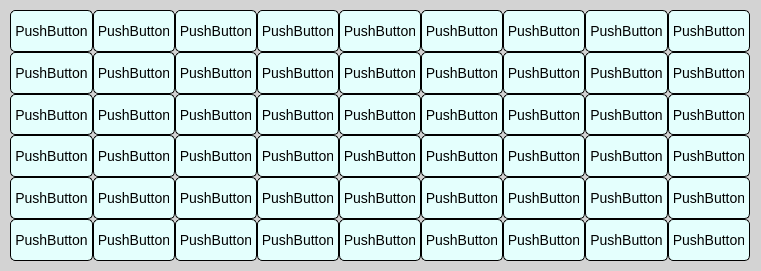
     <widget class="QWidget" name="nonChineseInputWidget" native="true">
      <property name="geometry">
       <rect>
        <x>20</x>
        <y>160</y>
        <width>761</width>
        <height>271</height>
       </rect>
      </property>
      <property name="styleSheet">
       <string notr="true">QWidget {
    background-color: lightgray; /* 设置 QWidget 的背景颜色 */
}
QPushButton {
    font-size: 14px;
    color: black; /* 将文字颜色设置为黑色 */
    background-color: rgb(228, 255, 253);
    border: 1px solid black;
    border-radius: 5px;
    padding: 5px;
}
QPushButton:hover {
    background-color: lightblue;
}
QPushButton:pressed {
    background-color: darkblue;
}</string>
      </property>
      <widget class="QWidget" name="layoutWidget_2">
       <property name="geometry">
        <rect>
         <x>10</x>
         <y>10</y>
         <width>740</width>
         <height>251</height>
        </rect>
       </property>
       <layout class="QGridLayout" name="gridLayout">
        <property name="rightMargin">
         <number>0</number>
        </property>
        <property name="bottomMargin">
         <number>0</number>
        </property>
        <property name="spacing">
         <number>0</number>
        </property>
        <item row="5" column="6">
         <widget class="SendTextButton" name="nonChineseSendButton6_5">
          <property name="sizePolicy">
           <sizepolicy hsizetype="Expanding" vsizetype="Expanding">
            <horstretch>0</horstretch>
            <verstretch>0</verstretch>
           </sizepolicy>
          </property>
          <property name="text">
           <string>PushButton</string>
          </property>
         </widget>
        </item>
        <item row="3" column="0">
         <widget class="SendTextButton" name="nonChineseSendButton4_1">
          <property name="sizePolicy">
           <sizepolicy hsizetype="Expanding" vsizetype="Expanding">
            <horstretch>0</horstretch>
            <verstretch>0</verstretch>
           </sizepolicy>
          </property>
          <property name="text">
           <string>PushButton</string>
          </property>
         </widget>
        </item>
        <item row="3" column="1">
         <widget class="SendTextButton" name="nonChineseSendButton4_2">
          <property name="sizePolicy">
           <sizepolicy hsizetype="Expanding" vsizetype="Expanding">
            <horstretch>0</horstretch>
            <verstretch>0</verstretch>
           </sizepolicy>
          </property>
          <property name="text">
           <string>PushButton</string>
          </property>
         </widget>
        </item>
        <item row="0" column="5">
         <widget class="SendTextButton" name="nonChineseSendButton1_4">
          <property name="sizePolicy">
           <sizepolicy hsizetype="Expanding" vsizetype="Expanding">
            <horstretch>0</horstretch>
            <verstretch>0</verstretch>
           </sizepolicy>
          </property>
          <property name="text">
           <string>PushButton</string>
          </property>
         </widget>
        </item>
        <item row="0" column="1">
         <widget class="SendTextButton" name="nonChineseSendButton1_2">
          <property name="sizePolicy">
           <sizepolicy hsizetype="Expanding" vsizetype="Expanding">
            <horstretch>0</horstretch>
            <verstretch>0</verstretch>
           </sizepolicy>
          </property>
          <property name="text">
           <string>PushButton</string>
          </property>
         </widget>
        </item>
        <item row="1" column="8">
         <widget class="SendTextButton" name="nonChineseSendButton2_7">
          <property name="sizePolicy">
           <sizepolicy hsizetype="Expanding" vsizetype="Expanding">
            <horstretch>0</horstretch>
            <verstretch>0</verstretch>
           </sizepolicy>
          </property>
          <property name="text">
           <string>PushButton</string>
          </property>
         </widget>
        </item>
        <item row="4" column="3">
         <widget class="SendTextButton" name="nonChineseSendButton5_3">
          <property name="sizePolicy">
           <sizepolicy hsizetype="Expanding" vsizetype="Expanding">
            <horstretch>0</horstretch>
            <verstretch>0</verstretch>
           </sizepolicy>
          </property>
          <property name="text">
           <string>PushButton</string>
          </property>
         </widget>
        </item>
        <item row="3" column="7">
         <widget class="SendTextButton" name="nonChineseSendButton4_6">
          <property name="sizePolicy">
           <sizepolicy hsizetype="Expanding" vsizetype="Expanding">
            <horstretch>0</horstretch>
            <verstretch>0</verstretch>
           </sizepolicy>
          </property>
          <property name="text">
           <string>PushButton</string>
          </property>
         </widget>
        </item>
        <item row="5" column="5">
         <widget class="SendTextButton" name="nonChineseSendButton6_4">
          <property name="sizePolicy">
           <sizepolicy hsizetype="Expanding" vsizetype="Expanding">
            <horstretch>0</horstretch>
            <verstretch>0</verstretch>
           </sizepolicy>
          </property>
          <property name="text">
           <string>PushButton</string>
          </property>
         </widget>
        </item>
        <item row="5" column="1">
         <widget class="SendTextButton" name="nonChineseSendButton6_2">
          <property name="sizePolicy">
           <sizepolicy hsizetype="Expanding" vsizetype="Expanding">
            <horstretch>0</horstretch>
            <verstretch>0</verstretch>
           </sizepolicy>
          </property>
          <property name="text">
           <string>PushButton</string>
          </property>
         </widget>
        </item>
        <item row="0" column="6">
         <widget class="SendTextButton" name="nonChineseSendButton1_5">
          <property name="sizePolicy">
           <sizepolicy hsizetype="Expanding" vsizetype="Expanding">
            <horstretch>0</horstretch>
            <verstretch>0</verstretch>
           </sizepolicy>
          </property>
          <property name="text">
           <string>PushButton</string>
          </property>
         </widget>
        </item>
        <item row="3" column="8">
         <widget class="SendTextButton" name="nonChineseSendButton4_7">
          <property name="sizePolicy">
           <sizepolicy hsizetype="Expanding" vsizetype="Expanding">
            <horstretch>0</horstretch>
            <verstretch>0</verstretch>
           </sizepolicy>
          </property>
          <property name="text">
           <string>PushButton</string>
          </property>
         </widget>
        </item>
        <item row="1" column="6">
         <widget class="SendTextButton" name="nonChineseSendButton2_5">
          <property name="sizePolicy">
           <sizepolicy hsizetype="Expanding" vsizetype="Expanding">
            <horstretch>0</horstretch>
            <verstretch>0</verstretch>
           </sizepolicy>
          </property>
          <property name="text">
           <string>PushButton</string>
          </property>
         </widget>
        </item>
        <item row="4" column="1">
         <widget class="SendTextButton" name="nonChineseSendButton5_2">
          <property name="sizePolicy">
           <sizepolicy hsizetype="Expanding" vsizetype="Expanding">
            <horstretch>0</horstretch>
            <verstretch>0</verstretch>
           </sizepolicy>
          </property>
          <property name="text">
           <string>PushButton</string>
          </property>
         </widget>
        </item>
        <item row="3" column="6">
         <widget class="SendTextButton" name="nonChineseSendButton4_5">
          <property name="sizePolicy">
           <sizepolicy hsizetype="Expanding" vsizetype="Expanding">
            <horstretch>0</horstretch>
            <verstretch>0</verstretch>
           </sizepolicy>
          </property>
          <property name="text">
           <string>PushButton</string>
          </property>
         </widget>
        </item>
        <item row="2" column="1">
         <widget class="SendTextButton" name="nonChineseSendButton3_2">
          <property name="sizePolicy">
           <sizepolicy hsizetype="Expanding" vsizetype="Expanding">
            <horstretch>0</horstretch>
            <verstretch>0</verstretch>
           </sizepolicy>
          </property>
          <property name="text">
           <string>PushButton</string>
          </property>
         </widget>
        </item>
        <item row="5" column="0">
         <widget class="SendTextButton" name="nonChineseSendButton6_1">
          <property name="sizePolicy">
           <sizepolicy hsizetype="Expanding" vsizetype="Expanding">
            <horstretch>0</horstretch>
            <verstretch>0</verstretch>
           </sizepolicy>
          </property>
          <property name="text">
           <string>PushButton</string>
          </property>
         </widget>
        </item>
        <item row="2" column="0">
         <widget class="SendTextButton" name="nonChineseSendButton3_1">
          <property name="sizePolicy">
           <sizepolicy hsizetype="Expanding" vsizetype="Expanding">
            <horstretch>0</horstretch>
            <verstretch>0</verstretch>
           </sizepolicy>
          </property>
          <property name="text">
           <string>PushButton</string>
          </property>
         </widget>
        </item>
        <item row="0" column="7">
         <widget class="SendTextButton" name="nonChineseSendButton1_6">
          <property name="sizePolicy">
           <sizepolicy hsizetype="Expanding" vsizetype="Expanding">
            <horstretch>0</horstretch>
            <verstretch>0</verstretch>
           </sizepolicy>
          </property>
          <property name="text">
           <string>PushButton</string>
          </property>
         </widget>
        </item>
        <item row="2" column="7">
         <widget class="SendTextButton" name="nonChineseSendButton3_6">
          <property name="sizePolicy">
           <sizepolicy hsizetype="Expanding" vsizetype="Expanding">
            <horstretch>0</horstretch>
            <verstretch>0</verstretch>
           </sizepolicy>
          </property>
          <property name="text">
           <string>PushButton</string>
          </property>
         </widget>
        </item>
        <item row="5" column="7">
         <widget class="SendTextButton" name="nonChineseSendButton6_6">
          <property name="sizePolicy">
           <sizepolicy hsizetype="Expanding" vsizetype="Expanding">
            <horstretch>0</horstretch>
            <verstretch>0</verstretch>
           </sizepolicy>
          </property>
          <property name="text">
           <string>PushButton</string>
          </property>
         </widget>
        </item>
        <item row="5" column="8">
         <widget class="SendTextButton" name="nonChineseSendButton6_7">
          <property name="sizePolicy">
           <sizepolicy hsizetype="Expanding" vsizetype="Expanding">
            <horstretch>0</horstretch>
            <verstretch>0</verstretch>
           </sizepolicy>
          </property>
          <property name="text">
           <string>PushButton</string>
          </property>
         </widget>
        </item>
        <item row="2" column="3">
         <widget class="SendTextButton" name="nonChineseSendButton3_3">
          <property name="sizePolicy">
           <sizepolicy hsizetype="Expanding" vsizetype="Expanding">
            <horstretch>0</horstretch>
            <verstretch>0</verstretch>
           </sizepolicy>
          </property>
          <property name="text">
           <string>PushButton</string>
          </property>
         </widget>
        </item>
        <item row="4" column="7">
         <widget class="SendTextButton" name="nonChineseSendButton5_6">
          <property name="sizePolicy">
           <sizepolicy hsizetype="Expanding" vsizetype="Expanding">
            <horstretch>0</horstretch>
            <verstretch>0</verstretch>
           </sizepolicy>
          </property>
          <property name="text">
           <string>PushButton</string>
          </property>
         </widget>
        </item>
        <item row="4" column="0">
         <widget class="SendTextButton" name="nonChineseSendButton5_1">
          <property name="sizePolicy">
           <sizepolicy hsizetype="Expanding" vsizetype="Expanding">
            <horstretch>0</horstretch>
            <verstretch>0</verstretch>
           </sizepolicy>
          </property>
          <property name="text">
           <string>PushButton</string>
          </property>
         </widget>
        </item>
        <item row="0" column="0">
         <widget class="SendTextButton" name="nonChineseSendButton1_1">
          <property name="sizePolicy">
           <sizepolicy hsizetype="Expanding" vsizetype="Expanding">
            <horstretch>0</horstretch>
            <verstretch>0</verstretch>
           </sizepolicy>
          </property>
          <property name="styleSheet">
           <string notr="true"/>
          </property>
          <property name="text">
           <string>PushButton</string>
          </property>
         </widget>
        </item>
        <item row="0" column="3">
         <widget class="SendTextButton" name="nonChineseSendButton1_3">
          <property name="sizePolicy">
           <sizepolicy hsizetype="Expanding" vsizetype="Expanding">
            <horstretch>0</horstretch>
            <verstretch>0</verstretch>
           </sizepolicy>
          </property>
          <property name="text">
           <string>PushButton</string>
          </property>
         </widget>
        </item>
        <item row="1" column="5">
         <widget class="SendTextButton" name="nonChineseSendButton2_4">
          <property name="sizePolicy">
           <sizepolicy hsizetype="Expanding" vsizetype="Expanding">
            <horstretch>0</horstretch>
            <verstretch>0</verstretch>
           </sizepolicy>
          </property>
          <property name="text">
           <string>PushButton</string>
          </property>
         </widget>
        </item>
        <item row="4" column="6">
         <widget class="SendTextButton" name="nonChineseSendButton5_5">
          <property name="sizePolicy">
           <sizepolicy hsizetype="Expanding" vsizetype="Expanding">
            <horstretch>0</horstretch>
            <verstretch>0</verstretch>
           </sizepolicy>
          </property>
          <property name="text">
           <string>PushButton</string>
          </property>
         </widget>
        </item>
        <item row="2" column="5">
         <widget class="SendTextButton" name="nonChineseSendButton3_4">
          <property name="sizePolicy">
           <sizepolicy hsizetype="Expanding" vsizetype="Expanding">
            <horstretch>0</horstretch>
            <verstretch>0</verstretch>
           </sizepolicy>
          </property>
          <property name="text">
           <string>PushButton</string>
          </property>
         </widget>
        </item>
        <item row="2" column="6">
         <widget class="SendTextButton" name="nonChineseSendButton3_5">
          <property name="sizePolicy">
           <sizepolicy hsizetype="Expanding" vsizetype="Expanding">
            <horstretch>0</horstretch>
            <verstretch>0</verstretch>
           </sizepolicy>
          </property>
          <property name="text">
           <string>PushButton</string>
          </property>
         </widget>
        </item>
        <item row="4" column="8">
         <widget class="SendTextButton" name="nonChineseSendButton5_7">
          <property name="sizePolicy">
           <sizepolicy hsizetype="Expanding" vsizetype="Expanding">
            <horstretch>0</horstretch>
            <verstretch>0</verstretch>
           </sizepolicy>
          </property>
          <property name="text">
           <string>PushButton</string>
          </property>
         </widget>
        </item>
        <item row="5" column="3">
         <widget class="SendTextButton" name="nonChineseSendButton6_3">
          <property name="sizePolicy">
           <sizepolicy hsizetype="Expanding" vsizetype="Expanding">
            <horstretch>0</horstretch>
            <verstretch>0</verstretch>
           </sizepolicy>
          </property>
          <property name="text">
           <string>PushButton</string>
          </property>
         </widget>
        </item>
        <item row="1" column="7">
         <widget class="SendTextButton" name="nonChineseSendButton2_6">
          <property name="sizePolicy">
           <sizepolicy hsizetype="Expanding" vsizetype="Expanding">
            <horstretch>0</horstretch>
            <verstretch>0</verstretch>
           </sizepolicy>
          </property>
          <property name="text">
           <string>PushButton</string>
          </property>
         </widget>
        </item>
        <item row="0" column="8">
         <widget class="SendTextButton" name="nonChineseSendButton1_7">
          <property name="sizePolicy">
           <sizepolicy hsizetype="Expanding" vsizetype="Expanding">
            <horstretch>0</horstretch>
            <verstretch>0</verstretch>
           </sizepolicy>
          </property>
          <property name="text">
           <string>PushButton</string>
          </property>
         </widget>
        </item>
        <item row="2" column="8">
         <widget class="SendTextButton" name="nonChineseSendButton3_7">
          <property name="sizePolicy">
           <sizepolicy hsizetype="Expanding" vsizetype="Expanding">
            <horstretch>0</horstretch>
            <verstretch>0</verstretch>
           </sizepolicy>
          </property>
          <property name="text">
           <string>PushButton</string>
          </property>
         </widget>
        </item>
        <item row="3" column="11">
         <widget class="SendTextButton" name="nonChineseSendButton4_9">
          <property name="sizePolicy">
           <sizepolicy hsizetype="Expanding" vsizetype="Expanding">
            <horstretch>0</horstretch>
            <verstretch>0</verstretch>
           </sizepolicy>
          </property>
          <property name="text">
           <string>PushButton</string>
          </property>
         </widget>
        </item>
        <item row="4" column="11">
         <widget class="SendTextButton" name="nonChineseSendButton5_9">
          <property name="sizePolicy">
           <sizepolicy hsizetype="Expanding" vsizetype="Expanding">
            <horstretch>0</horstretch>
            <verstretch>0</verstretch>
           </sizepolicy>
          </property>
          <property name="text">
           <string>PushButton</string>
          </property>
         </widget>
        </item>
        <item row="5" column="11">
         <widget class="SendTextButton" name="nonChineseSendButton6_9">
          <property name="sizePolicy">
           <sizepolicy hsizetype="Expanding" vsizetype="Expanding">
            <horstretch>0</horstretch>
            <verstretch>0</verstretch>
           </sizepolicy>
          </property>
          <property name="text">
           <string>PushButton</string>
          </property>
         </widget>
        </item>
        <item row="0" column="11">
         <widget class="SendTextButton" name="nonChineseSendButton1_9">
          <property name="sizePolicy">
           <sizepolicy hsizetype="Expanding" vsizetype="Expanding">
            <horstretch>0</horstretch>
            <verstretch>0</verstretch>
           </sizepolicy>
          </property>
          <property name="text">
           <string>PushButton</string>
          </property>
         </widget>
        </item>
        <item row="1" column="11">
         <widget class="SendTextButton" name="nonChineseSendButton2_9">
          <property name="sizePolicy">
           <sizepolicy hsizetype="Expanding" vsizetype="Expanding">
            <horstretch>0</horstretch>
            <verstretch>0</verstretch>
           </sizepolicy>
          </property>
          <property name="text">
           <string>PushButton</string>
          </property>
         </widget>
        </item>
        <item row="2" column="11">
         <widget class="SendTextButton" name="nonChineseSendButton3_9">
          <property name="sizePolicy">
           <sizepolicy hsizetype="Expanding" vsizetype="Expanding">
            <horstretch>0</horstretch>
            <verstretch>0</verstretch>
           </sizepolicy>
          </property>
          <property name="text">
           <string>PushButton</string>
          </property>
         </widget>
        </item>
        <item row="3" column="9">
         <widget class="SendTextButton" name="nonChineseSendButton4_8">
          <property name="sizePolicy">
           <sizepolicy hsizetype="Expanding" vsizetype="Expanding">
            <horstretch>0</horstretch>
            <verstretch>0</verstretch>
           </sizepolicy>
          </property>
          <property name="text">
           <string>PushButton</string>
          </property>
         </widget>
        </item>
        <item row="4" column="9">
         <widget class="SendTextButton" name="nonChineseSendButton5_8">
          <property name="sizePolicy">
           <sizepolicy hsizetype="Expanding" vsizetype="Expanding">
            <horstretch>0</horstretch>
            <verstretch>0</verstretch>
           </sizepolicy>
          </property>
          <property name="text">
           <string>PushButton</string>
          </property>
         </widget>
        </item>
        <item row="5" column="9">
         <widget class="SendTextButton" name="nonChineseSendButton6_8">
          <property name="sizePolicy">
           <sizepolicy hsizetype="Expanding" vsizetype="Expanding">
            <horstretch>0</horstretch>
            <verstretch>0</verstretch>
           </sizepolicy>
          </property>
          <property name="text">
           <string>PushButton</string>
          </property>
         </widget>
        </item>
        <item row="2" column="9">
         <widget class="SendTextButton" name="nonChineseSendButton3_8">
          <property name="sizePolicy">
           <sizepolicy hsizetype="Expanding" vsizetype="Expanding">
            <horstretch>0</horstretch>
            <verstretch>0</verstretch>
           </sizepolicy>
          </property>
          <property name="text">
           <string>PushButton</string>
          </property>
         </widget>
        </item>
        <item row="1" column="9">
         <widget class="SendTextButton" name="nonChineseSendButton2_8">
          <property name="sizePolicy">
           <sizepolicy hsizetype="Expanding" vsizetype="Expanding">
            <horstretch>0</horstretch>
            <verstretch>0</verstretch>
           </sizepolicy>
          </property>
          <property name="text">
           <string>PushButton</string>
          </property>
         </widget>
        </item>
        <item row="0" column="9">
         <widget class="SendTextButton" name="nonChineseSendButton1_8">
          <property name="sizePolicy">
           <sizepolicy hsizetype="Expanding" vsizetype="Expanding">
            <horstretch>0</horstretch>
            <verstretch>0</verstretch>
           </sizepolicy>
          </property>
          <property name="text">
           <string>PushButton</string>
          </property>
         </widget>
        </item>
        <item row="1" column="1">
         <widget class="SendTextButton" name="nonChineseSendButton2_2">
          <property name="sizePolicy">
           <sizepolicy hsizetype="Expanding" vsizetype="Expanding">
            <horstretch>0</horstretch>
            <verstretch>0</verstretch>
           </sizepolicy>
          </property>
          <property name="text">
           <string>PushButton</string>
          </property>
         </widget>
        </item>
        <item row="3" column="3">
         <widget class="SendTextButton" name="nonChineseSendButton4_3">
          <property name="sizePolicy">
           <sizepolicy hsizetype="Expanding" vsizetype="Expanding">
            <horstretch>0</horstretch>
            <verstretch>0</verstretch>
           </sizepolicy>
          </property>
          <property name="text">
           <string>PushButton</string>
          </property>
         </widget>
        </item>
        <item row="1" column="3">
         <widget class="SendTextButton" name="nonChineseSendButton2_3">
          <property name="sizePolicy">
           <sizepolicy hsizetype="Expanding" vsizetype="Expanding">
            <horstretch>0</horstretch>
            <verstretch>0</verstretch>
           </sizepolicy>
          </property>
          <property name="text">
           <string>PushButton</string>
          </property>
         </widget>
        </item>
        <item row="3" column="5">
         <widget class="SendTextButton" name="nonChineseSendButton4_4">
          <property name="sizePolicy">
           <sizepolicy hsizetype="Expanding" vsizetype="Expanding">
            <horstretch>0</horstretch>
            <verstretch>0</verstretch>
           </sizepolicy>
          </property>
          <property name="text">
           <string>PushButton</string>
          </property>
         </widget>
        </item>
        <item row="4" column="5">
         <widget class="SendTextButton" name="nonChineseSendButton5_4">
          <property name="sizePolicy">
           <sizepolicy hsizetype="Expanding" vsizetype="Expanding">
            <horstretch>0</horstretch>
            <verstretch>0</verstretch>
           </sizepolicy>
          </property>
          <property name="text">
           <string>PushButton</string>
          </property>
         </widget>
        </item>
        <item row="1" column="0">
         <widget class="SendTextButton" name="nonChineseSendButton2_1">
          <property name="sizePolicy">
           <sizepolicy hsizetype="Expanding" vsizetype="Expanding">
            <horstretch>0</horstretch>
            <verstretch>0</verstretch>
           </sizepolicy>
          </property>
          <property name="text">
           <string>PushButton</string>
          </property>
         </widget>
        </item>
       </layout>
      </widget>
     </widget>
